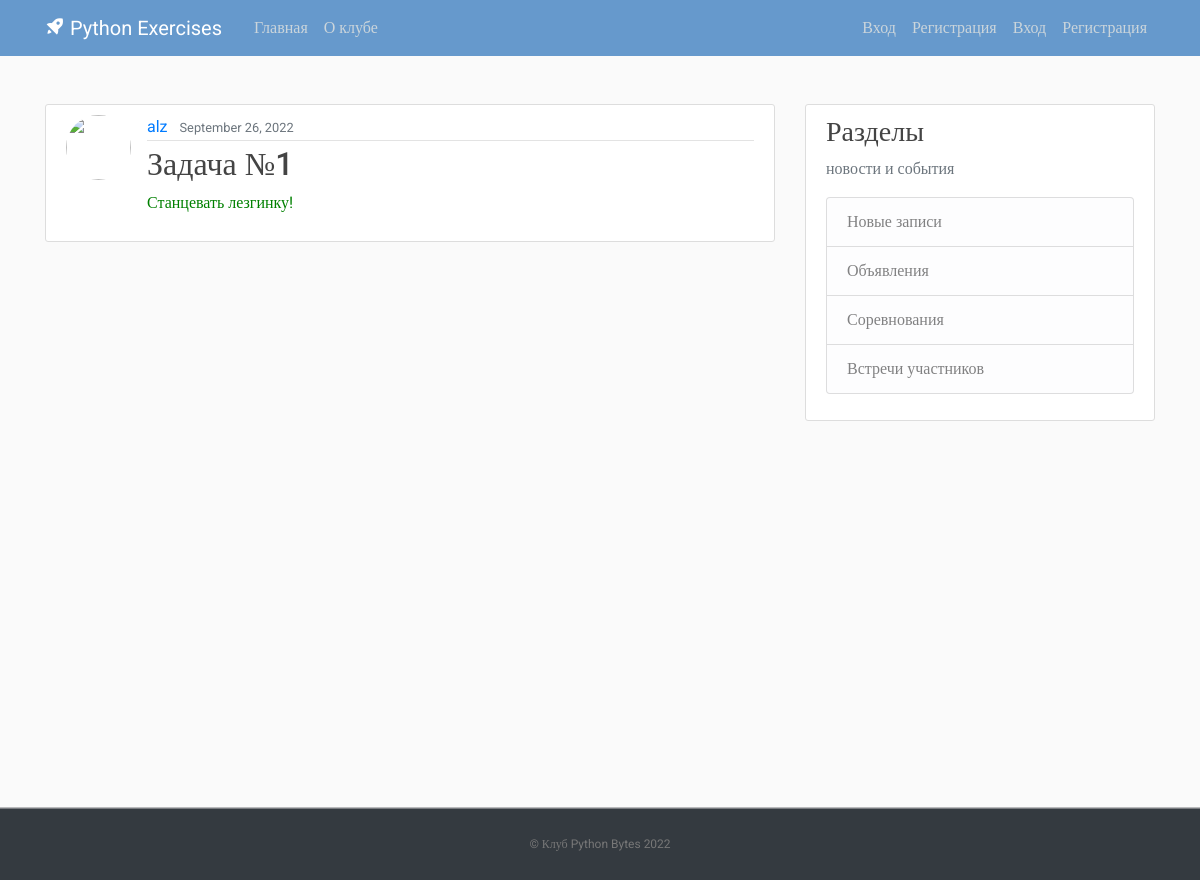
The app's page /post/1/ with its own data.
### ToDo/models.py (models this page shows, shortened)
class Post(models.Model):
    title = models.CharField(max_length=100)
    content = models.TextField()
    date_posted = models.DateTimeField(default=timezone.now)
    author = models.ForeignKey(User, on_delete=models.CASCADE)

### ToDo/views.py (the view)
# urls.py: path('post/<int:pk>/', PostDetailView.as_view(), name='post-detail'),
class PostDetailView(DetailView):
    model = Post

### templates/ToDo/post_detail.html (shortened to what this page needs)
{% extends "ToDo/base.html" %}
{% block content %}
  <article class="media content-section">
    <img class="rounded-circle article-img" src="{{ object.author.profile.image.url }}">
    <div class="media-body">
      <div class="article-metadata">
        <a class="mr-2" href="#">{{ object.author }}</a>
        <small class="text-muted">{{ object.date_posted|date:"F d, Y" }}</small>
      </div>
      <h2 class="article-title">{{ object.title }}</h2>
      <p class="article-content">{{ object.content }}</p>
    </div>
  </article>
{% endblock content %}

### static/ToDo/main.css (style rules this page uses)
body, html { width:100%; height:100% }
body { margin:0; padding:0; background: #fafafa; color: green; margin-top: 5rem; font-family:Roboto; }
h1, h2, h3, h4, h5, h6 { color: #444444; }
.content-section { background: #ffffff; padding: 10px 20px; border: 1px solid #dddddd; border-radius: 3px; margin-bottom: 20px; }
.article-title { color: #444444; }
.article-content { white-space: pre-line; }
.article-img { height: 65px; width: 65px; margin-right: 16px; }
.article-metadata { padding-bottom: 1px; margin-bottom: 4px; border-bottom: 1px solid #e3e3e3 }

### records on screen
Post: author "alz", date_posted "September 26, 2022", title "Задача №1", content "Станцевать лезгинку!"
